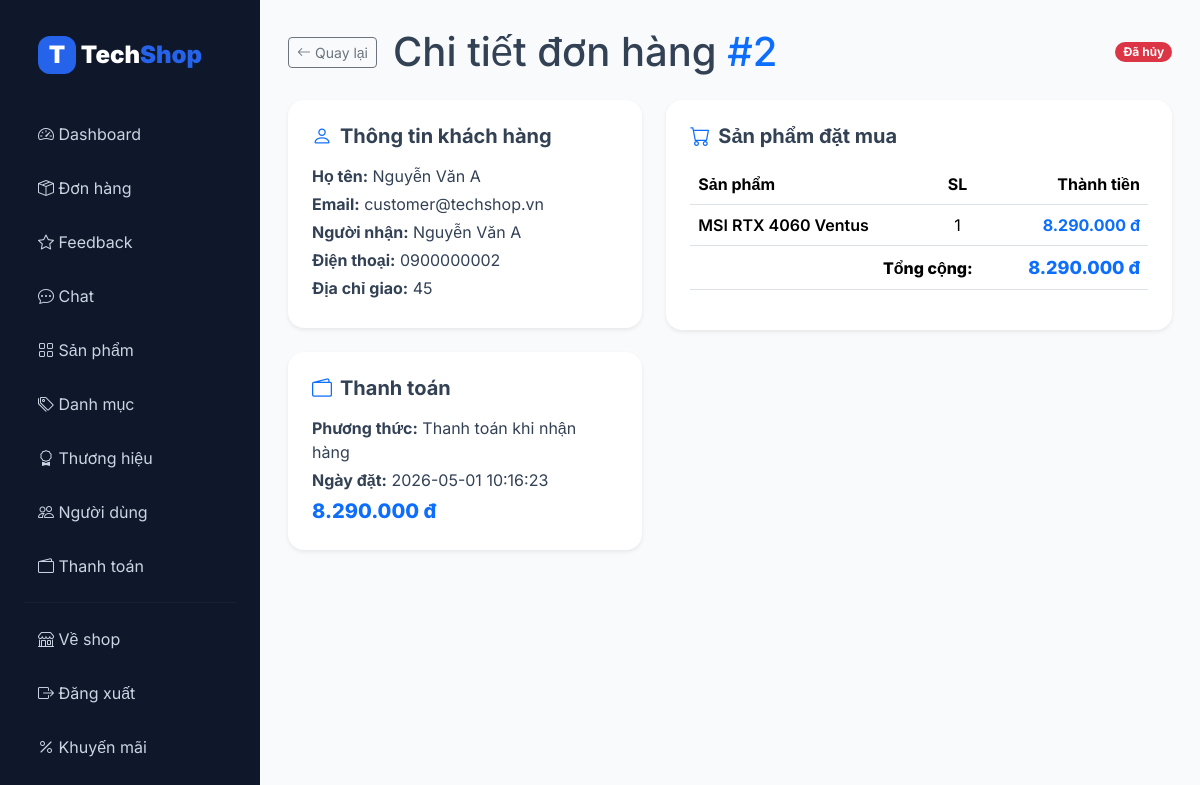
/admin/order_detail.php?id=2 (signed in), run on the app's committed database.
### tables this page shows
CREATE TABLE `don_hang` (
  `id_don_hang` int(11) NOT NULL,
  `id_nguoi_dung` int(11) NOT NULL,
  `id_phuong_thuc` int(11) NOT NULL,
  `tong_tien` decimal(15,2) NOT NULL,
  `ten_nguoi_nhan` varchar(150) NOT NULL,
  `so_dien_thoai_nhan` varchar(20) NOT NULL,
  `dia_chi_giao_hang` text NOT NULL,
  `ghi_chu` text DEFAULT NULL,
  `trang_thai_don_hang` enum('cho_xac_nhan','da_xac_nhan','dang_giao','da_giao','da_huy') DEFAULT 'cho_xac_nhan',
  `ngay_dat` timestamp NOT NULL DEFAULT current_timestamp()
);

CREATE TABLE `nguoi_dung` (
  `id_nguoi_dung` int(11) NOT NULL,
  `id_vai_tro` int(11) NOT NULL,
  `ho_ten` varchar(150) NOT NULL,
  `email` varchar(150) NOT NULL,
  `so_dien_thoai` varchar(20) DEFAULT NULL,
  `mat_khau` varchar(255) NOT NULL,
  `dia_chi` text DEFAULT NULL,
  `trang_thai` enum('hoat_dong','khoa') DEFAULT 'hoat_dong',
  `provider` varchar(30) DEFAULT 'local',
  `google_id` varchar(255) DEFAULT NULL,
  `avatar_url` varchar(500) DEFAULT NULL,
  `ngay_tao` timestamp NOT NULL DEFAULT current_timestamp()
);

CREATE TABLE `phuong_thuc_thanh_toan` (
  `id_phuong_thuc` int(11) NOT NULL,
  `ten_phuong_thuc` varchar(150) NOT NULL,
  `mo_ta` text DEFAULT NULL,
  `trang_thai` enum('hien','an') DEFAULT 'hien'
);

CREATE TABLE `chi_tiet_don_hang` (
  `id_chi_tiet` int(11) NOT NULL,
  `id_don_hang` int(11) NOT NULL,
  `id_san_pham` int(11) NOT NULL,
  `so_luong` int(11) NOT NULL,
  `don_gia` decimal(15,2) NOT NULL,
  `thanh_tien` decimal(15,2) NOT NULL
);

CREATE TABLE `san_pham` (
  `id_san_pham` int(11) NOT NULL,
  `id_danh_muc` int(11) NOT NULL,
  `id_thuong_hieu` int(11) NOT NULL,
  `ten_san_pham` varchar(255) NOT NULL,
  `ma_san_pham` varchar(80) NOT NULL,
  `gia` decimal(15,2) NOT NULL,
  `hinh_anh_chinh` varchar(255) DEFAULT NULL,
  `mo_ta_ngan` text DEFAULT NULL,
  `mo_ta_chi_tiet` longtext DEFAULT NULL,
  `so_luong_ton` int(11) DEFAULT 0,
  `trang_thai` enum('dang_ban','het_hang','an') DEFAULT 'dang_ban',
  `ngay_tao` timestamp NOT NULL DEFAULT current_timestamp()
);

### controllers/AdminOrderController.php (called while the page is built, shortened)
<?php
require_once __DIR__ . '/../models/Order.php';
class AdminOrderController
{
    public static function statusLabel(string $status): string
    {
        return self::STATUS_LABELS[$status] ?? $status;
    }
    public static function statusBadge(string $status): string
    {
        return self::STATUS_BADGES[$status] ?? 'secondary';
    }
}

### includes/helpers.php (called while the page is built, shortened)
<?php
function h(mixed $value): string
{
    return htmlspecialchars((string)$value, ENT_QUOTES, 'UTF-8');
}
function format_price(mixed $price): string
{
    return number_format((float)$price, 0, ',', '.') . ' đ';
}

### models/Order.php (called while the page is built, shortened)
<?php
class Order
{
    public function getItems(int $oid): array
    {
        $s = $this->pdo->prepare("
            SELECT ct.*, sp.ten_san_pham, sp.ma_san_pham,
                   sp.hinh_anh_chinh, sp.hinh_anh_chinh AS hinh_anh
            FROM chi_tiet_don_hang ct
            JOIN san_pham sp ON sp.id_san_pham = ct.id_san_pham
            WHERE ct.id_don_hang = :o
        ");
        $s->execute([':o' => $oid]);
        return $s->fetchAll();
    }
}

### admin/order_detail.php (the view, shortened to what this page needs)
<?php
require_once __DIR__ . '/../models/Order.php';
require_once __DIR__ . '/../controllers/AdminOrderController.php';
$pdo = db_connect();
$id  = (int)($_GET['id'] ?? 0);
$stmt = $pdo->prepare("
    SELECT dh.*, nd.ho_ten, nd.email, pt.ten_phuong_thuc
    FROM don_hang dh
    JOIN nguoi_dung nd ON nd.id_nguoi_dung = dh.id_nguoi_dung
    LEFT JOIN phuong_thuc_thanh_toan pt ON pt.id_phuong_thuc = dh.id_phuong_thuc
    WHERE dh.id_don_hang = :id
");
$stmt->execute([':id' => $id]);
$o = $stmt->fetch();
$items = (new Order($pdo))->getItems($id);
require __DIR__ . '/_layout_start.php';
?>
<div class="d-flex align-items-center gap-3 mb-4">
    <a href="<?= BASE_URL ?>/admin/orders.php" class="btn btn-outline-secondary btn-sm">
        <i class="bi bi-arrow-left me-1"></i>Quay lại
    </a>
    <div>
        <h1 class="mb-0">Chi tiết đơn hàng <span class="text-primary">#<?= $id ?></span></h1>
    </div>
    <span class="badge rounded-pill bg-<?= AdminOrderController::statusBadge($o['trang_thai_don_hang']) ?> ms-auto">
        <?= h(AdminOrderController::statusLabel($o['trang_thai_don_hang'])) ?>
    </span>
</div>
<div class="row g-4">
    <div class="col-lg-5">
        <div class="bg-white p-4 rounded-4 shadow-sm mb-4">
            <h5 class="fw-700 mb-3"><i class="bi bi-person me-2 text-primary"></i>Thông tin khách hàng</h5>
            <p class="mb-1"><strong>Họ tên:</strong> <?= h($o['ho_ten']) ?></p>
            <p class="mb-1"><strong>Email:</strong> <?= h($o['email']) ?></p>
            <p class="mb-1"><strong>Người nhận:</strong> <?= h($o['ten_nguoi_nhan']) ?></p>
            <p class="mb-1"><strong>Điện thoại:</strong> <?= h($o['so_dien_thoai_nhan']) ?></p>
            <p class="mb-1"><strong>Địa chỉ giao:</strong> <?= h($o['dia_chi_giao_hang']) ?></p>
        </div>
        <div class="bg-white p-4 rounded-4 shadow-sm">
            <h5 class="fw-700 mb-3"><i class="bi bi-wallet2 me-2 text-primary"></i>Thanh toán</h5>
            <p class="mb-1"><strong>Phương thức:</strong> <?= h($o['ten_phuong_thuc'] ?? '—') ?></p>
            <p class="mb-1"><strong>Ngày đặt:</strong> <?= h($o['ngay_dat']) ?></p>
            <p class="mb-0 fw-800 text-primary" style="font-size:20px">
                <?= format_price($o['tong_tien']) ?>
            </p>
        </div>
    </div>
    <div class="col-lg-7">
        <div class="bg-white p-4 rounded-4 shadow-sm">
            <h5 class="fw-700 mb-3"><i class="bi bi-cart me-2 text-primary"></i>Sản phẩm đặt mua</h5>
            <div class="table-responsive">
                <table class="table align-middle">
                    <thead>
                        <tr>
                            <th>Sản phẩm</th>
                            <th class="text-center">SL</th>
                            <th class="text-end">Thành tiền</th>
                        </tr>
                    </thead>
                    <tbody>
                        <?php foreach ($items as $it): ?>
                        <tr>
                            <td class="fw-600"><?= h($it['ten_san_pham']) ?></td>
                            <td class="text-center"><?= (int)$it['so_luong'] ?></td>
                            <td class="text-end fw-700 text-primary"><?= format_price($it['thanh_tien']) ?></td>
                        </tr>
                        <?php endforeach; ?>
                    </tbody>
                    <tfoot>
                        <tr>
                            <td colspan="2" class="text-end fw-800">Tổng cộng:</td>
                            <td class="text-end fw-800 text-primary" style="font-size:18px">
                                <?= format_price($o['tong_tien']) ?>
                            </td>
                        </tr>
                    </tfoot>
                </table>
            </div>
        </div>
    </div>
</div>
<?php require __DIR__ . '/_layout_end.php'; ?>

### assets/css/style.css (style rules this page uses)
:root { --primary: #2563eb; --primary-dark: #1d4ed8; --dark: #0f172a; --muted: #64748b; --border: #e2e8f0; --danger: #ef4444; --success: #16a34a; --warning: #f59e0b; --bg: #f8fafc; }
* { box-sizing: border-box; }
body { font-family: "Inter", sans-serif; background: var(--bg); color: #334155; }
a { text-decoration: none; }
.fw-600 { font-weight: 600; }
.fw-700 { font-weight: 700; }
.fw-800 { font-weight: 800; }
html, body { min-height: 100%; }
body { display: flex; flex-direction: column; }

### data on the page
don_hang: trang_thai_don_hang "Đã hủy", id_nguoi_dung.ho_ten "Nguyễn Văn A", id_nguoi_dung.email "customer@techshop.vn", ten_nguoi_nhan "Nguyễn Văn A", so_dien_thoai_nhan "0900000002", dia_chi_giao_hang "45", id_phuong_thuc.ten_phuong_thuc "Thanh toán khi nhận hàng", ngay_dat "2026-05-01 10:16:23", tong_tien "8.290.000 đ"
chi_tiet_don_hang: id_san_pham.ten_san_pham "MSI RTX 4060 Ventus", so_luong "1", thanh_tien "8.290.000 đ"

### other printed values
$id "2"
